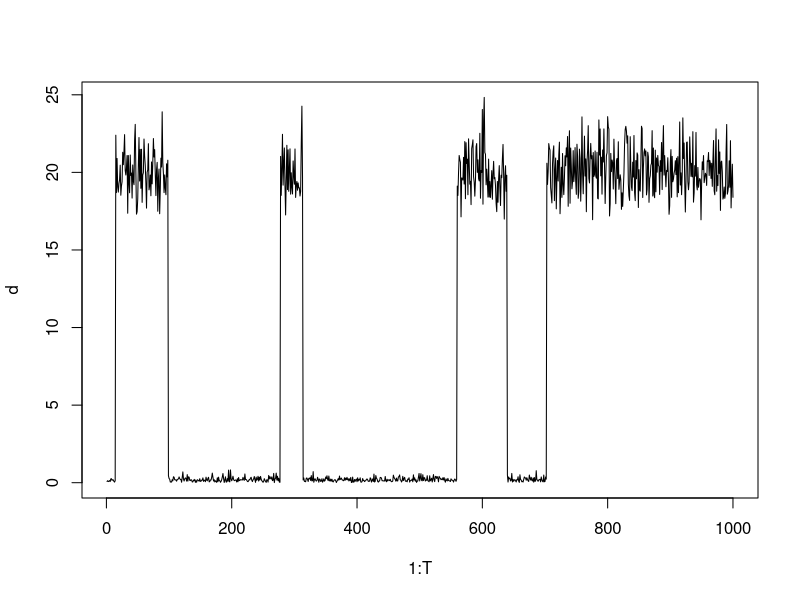

Write R code to recreate this figure.
##
##
##  Simulation for week of 27 August 2015
##  Hidden Markov Chains - Animal movement
##
########################################

##
## Step 1 - set initial values
##
T = 1000 #this will be the number in our vectors and the number of iterations (minus 1) to run
X = rep(NA, T) #build the vector to start to save on computing effort later
X[1] = 1           #this will be our two step markov chain, state one relates to 
                   # short distances (small mean), and state two the opposite

# lambda.1 = 2
# r.1 = 10
# 
# lambda.2 = 200
# r.2 = 10

lambda = c(2,200)
r = c(10,10)

P = matrix(
  c(.99, .01, .01, .99),
  nrow = 2,
  ncol = 2,
  byrow = TRUE)
  
d = rep(NA, T) #build the vector of distances

##
## Step 2 - draw d_0 ~ Gamma(lambda.1, lambda.1)
## 

d[1] = rgamma(1, lambda[1], r[1]) #set the first distance by drawing from a gamma dist
                               # with the parameters for X = 1 (our starting X)

##
## Step 3 - loop through changing states in X and then draw new d
##

for(t in 2:T){
  X[t] = sample(x = 1:2, size = 1, 
                replace = TRUE, prob = P[X[t-1], ]) #using sample function 
                                                    #to draw new state based on 
                                                    #previous state and P
  d[t] = rgamma(1, lambda[X[t]], r[X[t]] )
} 
#instead, make lambda and r vectors and use r[X(t)], etc
#this also help when extending to n number of states
##
## Step 4 - Visualize it!
##

plot(x = 1:T, y = d, col=X, type = "l")

##
## Step 5 - likelihood and forward equations
##

#use simulated distances (d) as my x here.
x = d
T= length(x)
likelihood = (NA)
ones = rep(1, 2)
delta = c(.5,.5) #based on Probability matrix above

#still need a matrix akin to P(x) (different from ptm) as in the text
# I believe in this 2 state case, P(x) will be a 2x2 matrix?

# pgamma(1, lambda[1], r[1])
# pgamma(1, lambda[2], r[2])

L.mat = matrix(
  c(dgamma(x, lambda[1], r[1]), dgamma(x, lambda[2], r[2])),
  nrow = length(x),
  ncol = 2
)

# cond.prob = function(x,c){
#   dgamma(x, lambda[c], r[c]) #don't for get ddist is pdf and pdist is cdf
# }
# 
# cond.prob.matrix = function(x){
#   cp.matrix = matrix(
#     c(cond.prob(x,1), 0, 0, cond.prob(x,2)),
#     nrow = 2,
#     ncol = 2
#   )
#     return(cp.matrix)
# }


alpha.vec = matrix(
    c(rep(NA, length(x)*2)),
      nrow = length(x),
      ncol = 2
      )

  for(i in 2:T){
  P_t = diag(L.mat[i,]) 
  alpha.vec[1,] = delta %*% P_t #i think this should be a 1x2 matrix? but does that make sense?
  alpha.vec[i,] = alpha.vec[i-1,] %*% P %*%  P_t
}


likelihood = function(x, theta){
  lambda.1 = theta[1]
  lambda.2 = theta[2]
  r.1 = theta[3]
  r.2 = theta[4]
  
  ones = rep(1, 2)
  
  L.mat = matrix(
    c(dgamma(x, lambda.1, r.1), dgamma(x, lambda.2, r.2)),
    nrow = length(x),
    ncol = 2
  ) 
   
  alpha.vec = matrix(
    c(rep(NA, length(x)*2)),
    nrow = length(x),
    ncol = 2
  )
  
  for(i in 2:T){
    P_t = diag(L.mat[i,]) 
    alpha.vec[1,] = delta %*% P_t #i think this should be a 1x2 matrix? but does that make sense?
    alpha.vec[i,] = alpha.vec[i-1,] %*% P %*%  P_t
  }
  return(alpha.vec[T,] %*% (ones))
} 
theta = c(2, 200, 10, 10)
likelihood(x, theta)

#then get neg log likelihood so we can minimize with optim()
neg.l.like = function(x, theta){
  -log(likelihood(x, theta))
  }
neg.l.like(x, theta)

#use optim() L-BFGS-B
optim(theta <- c(2, 200, 10, 10), fn = neg.l.like, x=d, 
          method = "BFGS")

#check out scaling
#Main idea: before the product of probabilities
#were quickly going to 0 and then trouble happens 
#when we try and do log(0)

#Instead: Algarithm with computational trick of multiplying
#the values by another value (then later canceling it out)
#There is an example in HMM Appendex A.1.3

#We need to redo our likelihood functions in this mannor

scale.neg.log.likelihood = function(theta, x){
  lambda.1 = theta[1]
  lambda.2 = theta[2]
  r.1 = theta[3]
  r.2 = theta[4] 
  
  phi = matrix(rep(NA, T*2),
               nrow = T,
               ncol =2)
  
  phi[1,] = delta
  
  lscaled = 0
  
  L.mat = matrix(
    c(dgamma(x, lambda.1, r.1), dgamma(x, lambda.2, r.2)),
    nrow = length(x),
    ncol = 2
  ) 

  ones = rep(1, 2)
  
  for(t in 1:T){
    P_t = diag(L.mat[t,]) 
    v.vec = phi[t,] %*% P %*% P_t
    u = v.vec %*% ones
    lscaled = lscaled + log(u)
    phi[t+1,] = v.vec/as.numeric(u)
    return(-lscaled)
  }
}

scale.neg.log.likelihood(theta = theta, x = d)

#should this give the same value as neg.log.likelihood

optim(theta <- c(2, 200, 10, 10), fn = scale.neg.log.likelihood, x=d, 
      method = "L-BFGS-B", lower = 1, upper = 400)


